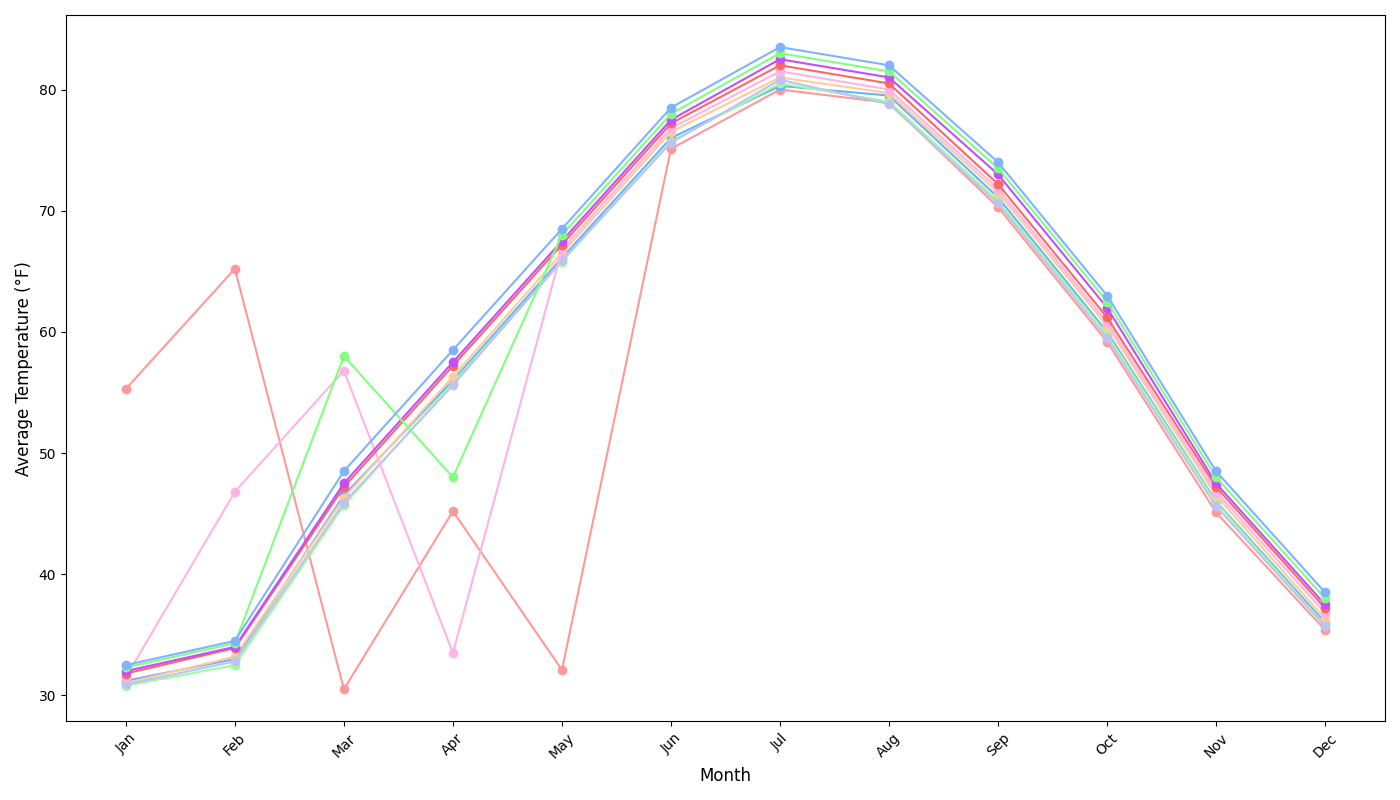

The Python source for this figure:
import matplotlib.pyplot as plt
import numpy as np

years = np.arange(2010, 2020)
months = range(1, 13)

temperature_data = [
    [55.3, 65.2, 30.5, 45.2, 32.1, 75.1, 80.0, 78.9, 70.3, 59.2, 45.1, 35.4],
    [31.2, 33.0, 46.5, 56.0, 66.1, 76.0, 80.3, 79.5, 71.1, 60.0, 46.0, 36.0],
    [30.8, 32.5, 45.7, 55.8, 65.8, 75.7, 80.5, 79.0, 70.8, 59.8, 45.9, 35.8],
    [31.0, 33.2, 46.3, 56.3, 66.5, 76.5, 81.0, 79.7, 71.5, 60.5, 46.5, 36.3],
    [30.9, 32.8, 45.9, 55.6, 65.9, 75.6, 80.8, 78.8, 70.6, 59.5, 45.6, 35.7],
    [31.5, 46.8, 56.8, 33.5, 66.8, 76.8, 81.5, 80.0, 71.8, 60.8, 46.8, 36.8],
    [31.8, 33.9, 47.2, 57.2, 67.2, 77.2, 82.0, 80.5, 72.2, 61.2, 47.2, 37.2],
    [32.0, 34.0, 47.5, 57.5, 67.5, 77.5, 82.5, 81.0, 73.0, 62.0, 47.5, 37.5],
    [32.3, 34.3, 58.0, 48.0, 68.0, 78.0, 83.0, 81.5, 73.5, 62.5, 48.0, 38.0],
    [32.5, 34.5, 48.5, 58.5, 68.5, 78.5, 83.5, 82.0, 74.0, 63.0, 48.5, 38.5]
]

temperature_data = np.array(temperature_data)

# Define a new set of colors that will be applied to each line plot
colors = ['#ff9999', '#66b3ff', '#99ff99', '#ffcc99', '#c2c2f0',
          '#ffb3e6', '#ff6666', '#c44dff', '#80ff80', '#80b3ff']

plt.figure(figsize=(14, 8))

# Apply the new color set for each year's line plot
for i, color in enumerate(colors):
    plt.plot(months, temperature_data[i], marker='o', linestyle='-', color=color)

plt.xlabel("Month", fontsize=12)
plt.ylabel("Average Temperature (°F)", fontsize=12)
plt.xticks(months, ['Jan', 'Feb', 'Mar', 'Apr', 'May', 'Jun', 'Jul', 'Aug', 'Sep', 'Oct', 'Nov', 'Dec'], rotation=45)
plt.tight_layout()
plt.show()
